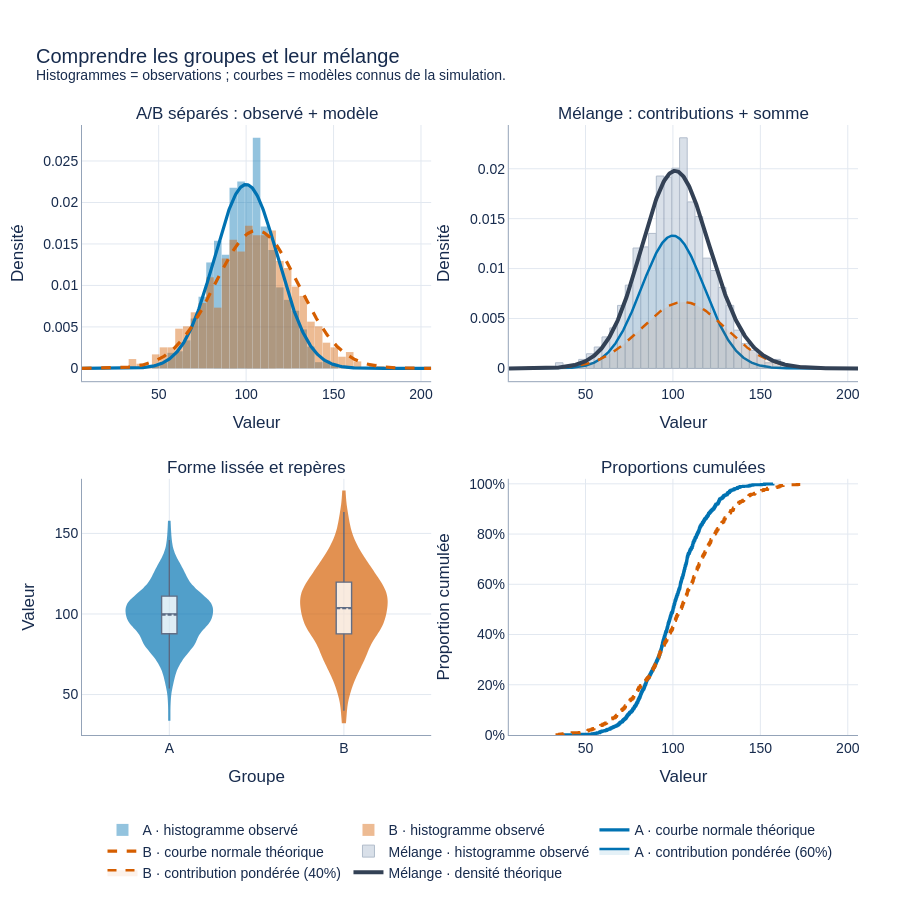

The notebook cell saved with this chart:
### Markdown cell above
### Réunir les quatre lectures

Le tableau de bord garde les mêmes couleurs et la même étendue numérique. Il
réunit les groupes séparés, le mélange pondéré, les violons et les
proportions cumulées. Les histogrammes viennent des observations ; les courbes
normales utilisent les paramètres connus de la simulation et ne sont pas
ajustées aux données.

### Code cell
plot_dashboard(model).show()

### Figure 1 — Plotly figure (JSON) as saved in the notebook; plotly's stock layout.template omitted (floating-point values rounded to 4 significant figures; data arrays with more than 128 entries replaced by an {"elided": "..."} marker saying what was removed)
{"data": [{"histnorm": "probability density", "hovertemplate": "Groupe A<br>intervalle=%{x}<br>densité=%{y:.4f}<extra></extra>", "marker": {"color": "#0072B2", "line": {"width": 0}}, "name": "A · histogramme observé", "opacity": 0.42, "showlegend": true, "type": "histogram", "x": {"elided": "1200 float values"}, "xaxis": "x", "xbins": {"end": 205.8, "size": 4.437, "start": 6.16}, "yaxis": "y"}, {"histnorm": "probability density", "hovertemplate": "Groupe B<br>intervalle=%{x}<br>densité=%{y:.4f}<extra></extra>", "marker": {"color": "#D55E00", "line": {"width": 0}}, "name": "B · histogramme observé", "opacity": 0.42, "showlegend": true, "type": "histogram", "x": {"elided": "800 float values"}, "xaxis": "x", "xbins": {"end": 205.8, "size": 4.437, "start": 6.16}, "yaxis": "y"}, {"hovertemplate": "Modèle A<br>valeur=%{x:.2f}<br>densité=%{y:.4f}<extra></extra>", "line": {"color": "#0072B2", "dash": "solid", "width": 3.2}, "mode": "lines", "name": "A · courbe normale théorique", "showlegend": true, "type": "scatter", "x": {"elided": "500 float values"}, "xaxis": "x", "y": {"elided": "500 float values"}, "yaxis": "y"}, {"hovertemplate": "Modèle B<br>valeur=%{x:.2f}<br>densité=%{y:.4f}<extra></extra>", "line": {"color": "#D55E00", "dash": "dash", "width": 3.2}, "mode": "lines", "name": "B · courbe normale théorique", "showlegend": true, "type": "scatter", "x": {"elided": "500 float values"}, "xaxis": "x", "y": {"elided": "500 float values"}, "yaxis": "y"}, {"histnorm": "probability density", "hovertemplate": "intervalle=%{x}<br>densité=%{y:.4f}<extra></extra>", "marker": {"color": "#CBD5E1", "line": {"color": "#94A3B8", "width": 1}}, "name": "Mélange · histogramme observé", "opacity": 0.72, "showlegend": true, "type": "histogram", "x": {"elided": "2000 float values"}, "xaxis": "x2", "xbins": {"end": 205.8, "size": 4.437, "start": 6.16}, "yaxis": "y2"}, {"fill": "tozeroy", "fillcolor": "rgba(0, 114, 178, 0.10)", "hovertemplate": "Contribution A<br>valeur=%{x:.2f}<br>densité pondérée=%{y:.4f}<extra></extra>", "line": {"color": "#0072B2", "dash": "solid", "width": 2.5}, "mode": "lines", "name": "A · contribution pondérée (60%)", "showlegend": true, "type": "scatter", "x": {"elided": "500 float values"}, "xaxis": "x2", "y": {"elided": "500 float values"}, "yaxis": "y2"}, {"fill": "tozeroy", "fillcolor": "rgba(213, 94, 0, 0.08)", "hovertemplate": "Contribution B<br>valeur=%{x:.2f}<br>densité pondérée=%{y:.4f}<extra></extra>", "line": {"color": "#D55E00", "dash": "dash", "width": 2.5}, "mode": "lines", "name": "B · contribution pondérée (40%)", "showlegend": true, "type": "scatter", "x": {"elided": "500 float values"}, "xaxis": "x2", "y": {"elided": "500 float values"}, "yaxis": "y2"}, {"hovertemplate": "Mélange théorique<br>valeur=%{x:.2f}<br>densité=%{y:.4f}<extra></extra>", "line": {"color": "#334155", "width": 4}, "mode": "lines", "name": "Mélange · densité théorique", "showlegend": true, "type": "scatter", "x": {"elided": "500 float values"}, "xaxis": "x2", "y": {"elided": "500 float values"}, "yaxis": "y2"}, {"box": {"fillcolor": "rgba(255, 255, 255, 0.82)", "line": {"color": "#172B4D", "width": 1.4}, "visible": true, "width": 0.18}, "fillcolor": "#0072B2", "hovertemplate": "Groupe A<br>valeur=%{y:.2f}<extra></extra>", "line": {"color": "#0072B2", "width": 2}, "meanline": {"color": "#172B4D", "visible": true, "width": 2}, "name": "A", "opacity": 0.68, "points": false, "scalemode": "width", "showlegend": false, "spanmode": "hard", "type": "violin", "x": {"elided": "1200 str values"}, "xaxis": "x3", "y": {"elided": "1200 float values"}, "yaxis": "y3"}, {"box": {"fillcolor": "rgba(255, 255, 255, 0.82)", "line": {"color": "#172B4D", "width": 1.4}, "visible": true, "width": 0.18}, "fillcolor": "#D55E00", "hovertemplate": "Groupe B<br>valeur=%{y:.2f}<extra></extra>", "line": {"color": "#D55E00", "width": 2}, "meanline": {"color": "#172B4D", "visible": true, "width": 2}, "name": "B", "opacity": 0.68, "points": false, "scalemode": "width", "showlegend": false, "spanmode": "hard", "type": "violin", "x": {"elided": "800 str values"}, "xaxis": "x3", "y": {"elided": "800 float values"}, "yaxis": "y3"}, {"hovertemplate": "Groupe A<br>valeur=%{x:.2f}<br>proportion cumulée=%{y:.1%}<extra></extra>", "line": {"color": "#0072B2", "dash": "solid", "shape": "hv", "width": 3}, "mode": "lines", "name": "A · proportion cumulée", "showlegend": false, "type": "scatter", "x": {"elided": "1200 float values"}, "xaxis": "x4", "y": {"elided": "1200 float values"}, "yaxis": "y4"}, {"hovertemplate": "Groupe B<br>valeur=%{x:.2f}<br>proportion cumulée=%{y:.1%}<extra></extra>", "line": {"color": "#D55E00", "dash": "dash", "shape": "hv", "width": 3}, "mode": "lines", "name": "B · proportion cumulée", "showlegend": false, "type": "scatter", "x": {"elided": "800 float values"}, "xaxis": "x4", "y": {"elided": "800 float values"}, "yaxis": "y4"}], "layout": {"annotations": [{"font": {"color": "#172B4D", "size": 17}, "showarrow": false, "text": "A/B séparés : observé + modèle", "x": 0.225, "xanchor": "center", "xref": "paper", "y": 1, "yanchor": "bottom", "yref": "paper"}, {"font": {"color": "#172B4D", "size": 17}, "showarrow": false, "text": "Mélange : contributions + somme", "x": 0.775, "xanchor": "center", "xref": "paper", "y": 1, "yanchor": "bottom", "yref": "paper"}, {"font": {"color": "#172B4D", "size": 17}, "showarrow": false, "text": "Forme lissée et repères", "x": 0.225, "xanchor": "center", "xref": "paper", "y": 0.42, "yanchor": "bottom", "yref": "paper"}, {"font": {"color": "#172B4D", "size": 17}, "showarrow": false, "text": "Proportions cumulées", "x": 0.775, "xanchor": "center", "xref": "paper", "y": 0.42, "yanchor": "bottom", "yref": "paper"}], "bargap": 0.02, "barmode": "overlay", "font": {"color": "#172B4D", "family": "Aptos, Arial, sans-serif", "size": 14}, "height": 900, "hoverlabel": {"font": {"size": 13}}, "legend": {"orientation": "h", "title": {"text": ""}, "traceorder": "normal", "x": 0.5, "xanchor": "center", "y": -0.13, "yanchor": "top"}, "margin": {"b": 145, "l": 82, "r": 42, "t": 125}, "title": {"text": "Comprendre les groupes et leur mélange<br><sup>Histogrammes = observations ; courbes = modèles connus de la simulation.</sup>", "x": 0.04, "xanchor": "left"}, "xaxis": {"anchor": "y", "domain": [0, 0.45], "gridcolor": "#E2E8F0", "linecolor": "#94A3B8", "range": [6.16, 205.8], "showline": true, "title": {"text": "Valeur"}, "zeroline": false}, "xaxis2": {"anchor": "y2", "domain": [0.55, 1], "gridcolor": "#E2E8F0", "linecolor": "#94A3B8", "range": [6.16, 205.8], "showline": true, "title": {"text": "Valeur"}, "zeroline": false}, "xaxis3": {"anchor": "y3", "domain": [0, 0.45], "gridcolor": "#E2E8F0", "linecolor": "#94A3B8", "showline": true, "title": {"text": "Groupe"}, "zeroline": false}, "xaxis4": {"anchor": "y4", "domain": [0.55, 1], "gridcolor": "#E2E8F0", "linecolor": "#94A3B8", "range": [6.16, 205.8], "showline": true, "title": {"text": "Valeur"}, "zeroline": false}, "yaxis": {"anchor": "x", "domain": [0.58, 1], "gridcolor": "#E2E8F0", "linecolor": "#94A3B8", "showline": true, "title": {"text": "Densité"}, "zeroline": false}, "yaxis2": {"anchor": "x2", "domain": [0.58, 1], "gridcolor": "#E2E8F0", "linecolor": "#94A3B8", "showline": true, "title": {"text": "Densité"}, "zeroline": false}, "yaxis3": {"anchor": "x3", "domain": [0, 0.42], "gridcolor": "#E2E8F0", "linecolor": "#94A3B8", "showline": true, "title": {"text": "Valeur"}, "zeroline": false}, "yaxis4": {"anchor": "x4", "domain": [0, 0.42], "gridcolor": "#E2E8F0", "linecolor": "#94A3B8", "range": [0, 1.02], "showline": true, "tickformat": ".0%", "title": {"text": "Proportion cumulée"}, "zeroline": false}}}
